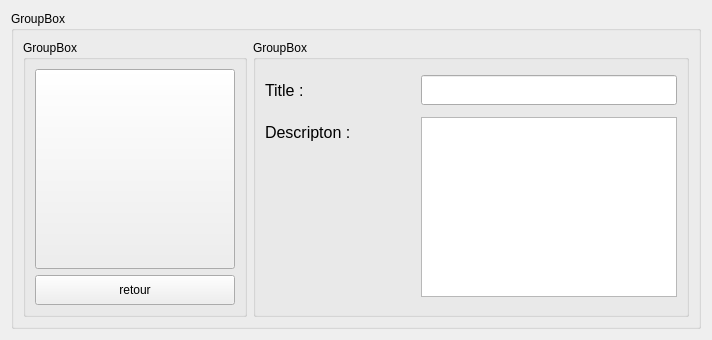
      <widget class="QWidget" name="page_3">
       <layout class="QHBoxLayout" name="horizontalLayout_11">
        <item>
         <widget class="QGroupBox" name="groupBox_9ms">
          <property name="title">
           <string>GroupBox</string>
          </property>
          <layout class="QHBoxLayout" name="horizontalLayout_13">
           <item>
            <widget class="QGroupBox" name="groupBox_11ms">
             <property name="title">
              <string>GroupBox</string>
             </property>
             <layout class="QVBoxLayout" name="verticalLayout_6">
              <item>
               <widget class="QPushButton" name="pp2ms">
                <property name="minimumSize">
                 <size>
                  <width>200</width>
                  <height>200</height>
                 </size>
                </property>
                <property name="text">
                 <string/>
                </property>
               </widget>
              </item>
              <item>
               <widget class="QPushButton" name="pushButton_5ms">
                <property name="minimumSize">
                 <size>
                  <width>150</width>
                  <height>30</height>
                 </size>
                </property>
                <property name="maximumSize">
                 <size>
                  <width>300</width>
                  <height>30</height>
                 </size>
                </property>
                <property name="text">
                 <string>retour</string>
                </property>
               </widget>
              </item>
             </layout>
            </widget>
           </item>
           <item>
            <widget class="QGroupBox" name="groupBox_10ms">
             <property name="title">
              <string>GroupBox</string>
             </property>
             <layout class="QFormLayout" name="formLayout">
              <item row="0" column="0">
               <widget class="QLabel" name="label_11ms">
                <property name="minimumSize">
                 <size>
                  <width>150</width>
                  <height>30</height>
                 </size>
                </property>
                <property name="maximumSize">
                 <size>
                  <width>150</width>
                  <height>30</height>
                 </size>
                </property>
                <property name="font">
                 <font>
                  <pointsize>12</pointsize>
                 </font>
                </property>
                <property name="text">
                 <string>Title :</string>
                </property>
               </widget>
              </item>
              <item row="0" column="1">
               <widget class="QLineEdit" name="lineEdit_3ms">
                <property name="minimumSize">
                 <size>
                  <width>150</width>
                  <height>30</height>
                 </size>
                </property>
                <property name="maximumSize">
                 <size>
                  <width>300</width>
                  <height>30</height>
                 </size>
                </property>
                <property name="readOnly">
                 <bool>true</bool>
                </property>
               </widget>
              </item>
              <item row="1" column="0">
               <widget class="QLabel" name="label_10ms">
                <property name="minimumSize">
                 <size>
                  <width>150</width>
                  <height>30</height>
                 </size>
                </property>
                <property name="maximumSize">
                 <size>
                  <width>150</width>
                  <height>30</height>
                 </size>
                </property>
                <property name="font">
                 <font>
                  <pointsize>12</pointsize>
                 </font>
                </property>
                <property name="text">
                 <string>Descripton :</string>
                </property>
               </widget>
              </item>
              <item row="1" column="1">
               <widget class="QTextEdit" name="textEdit_2ms">
                <property name="minimumSize">
                 <size>
                  <width>150</width>
                  <height>60</height>
                 </size>
                </property>
                <property name="maximumSize">
                 <size>
                  <width>300</width>
                  <height>180</height>
                 </size>
                </property>
                <property name="readOnly">
                 <bool>true</bool>
                </property>
               </widget>
              </item>
             </layout>
            </widget>
           </item>
          </layout>
         </widget>
        </item>
       </layout>
      </widget>
